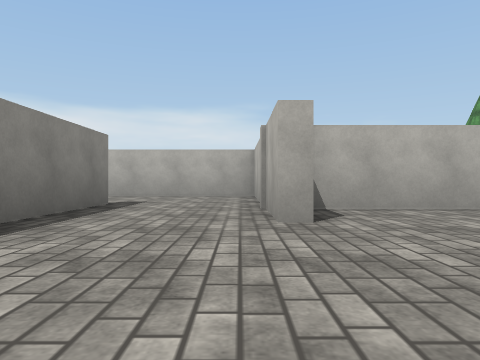
[1] (above)

16 first-person views from a walk through a robot-simulator world made for Webots. The camera is 0.72 m above the floor, looks level and sees 70° across. The floor is counted in squares, 2 m on a side. Each view is taken from the middle of a square. On the plan, view 1 faces up. The plan holds only what a view shows up to about 9 squares ahead; the rest is blank. The place goes on beyond the plan. The robots in the file are not drawn. Webots' stock objects and surfaces are drawn as simple stand-ins. Uneven ground is drawn flat.

[2]
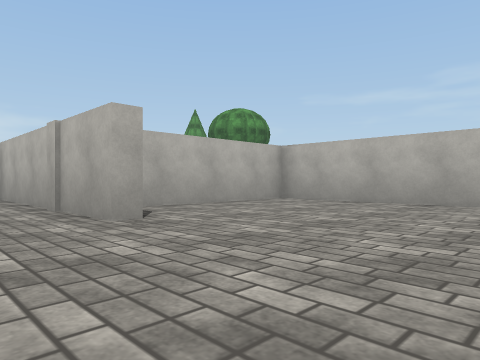

[3]
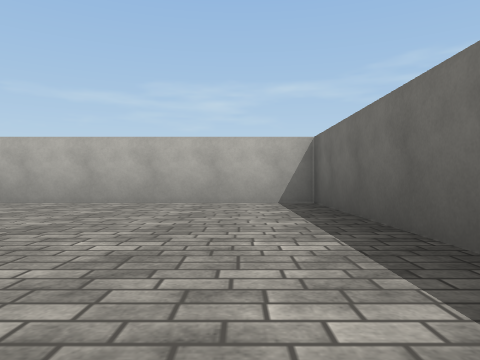

[4]
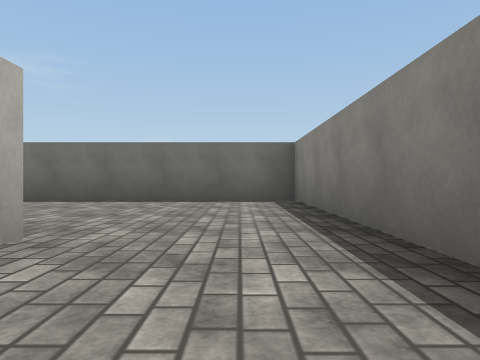

[5]
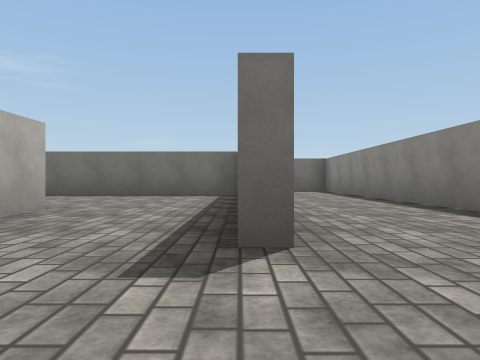

[6]
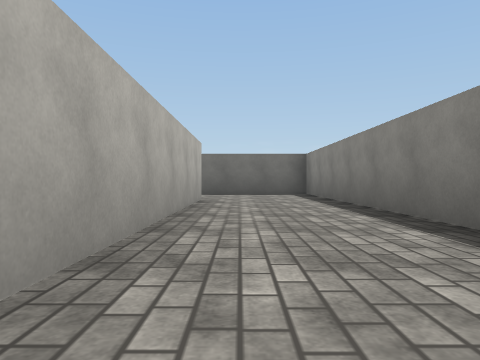

[7]
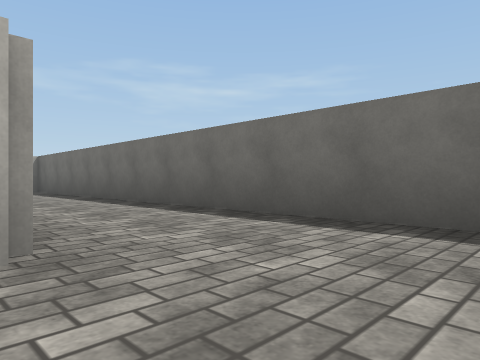

[8]
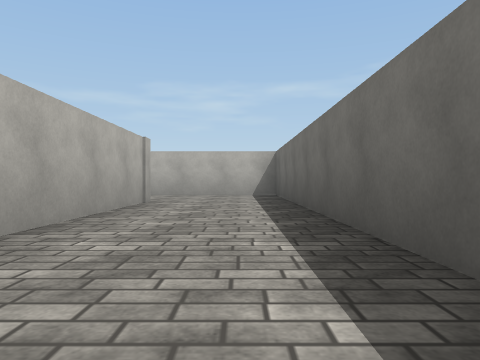

[9]
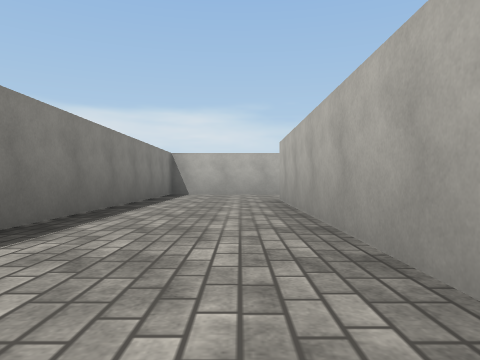

[10]
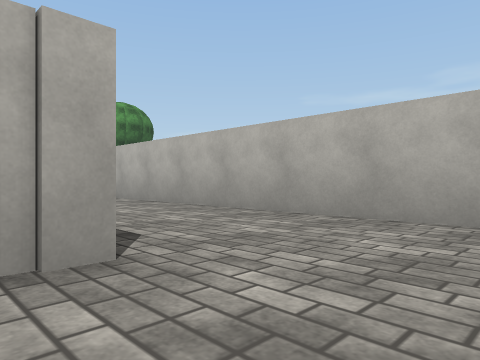

[11]
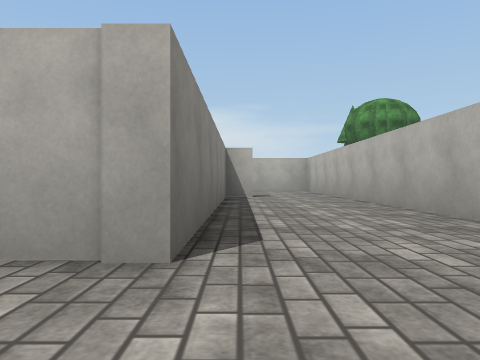

[12]
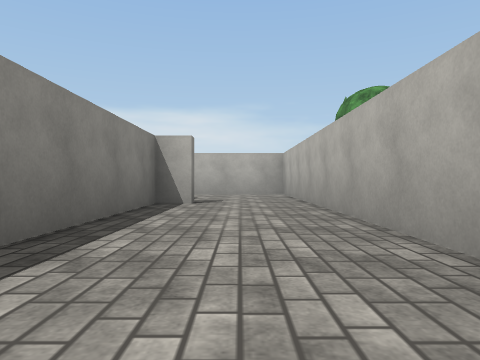

[13]
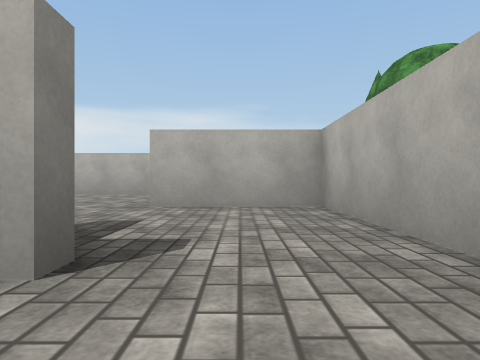

[14]
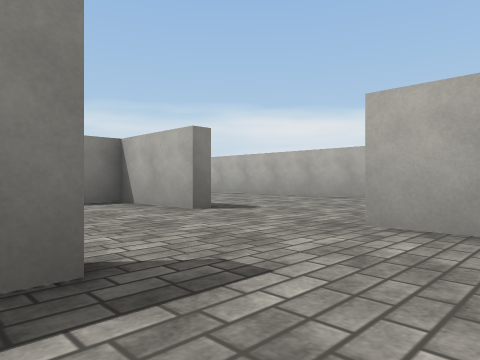

[15]
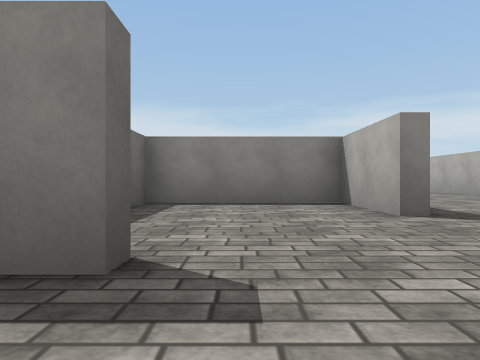

[16]
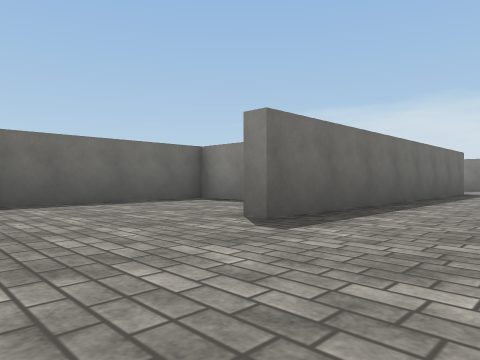

### Floor plan
Points are (right, up) in squares from view 1. A wall is a line through its corners. A room is listed if a view was taken in it or the views show most of it. See-through windows are left out.
Room 1 (views 1, 2, 3, 4, 5)
walls: (0.3, 2.9) (0.3, 7.6) (-2.5, 7.6); (-2.3, 5.2) (-2, 5.2) (-2, -1.2) (4.4, -1.2) (4.4, 4.2) (0.9, 4.2)
ways out: opening at (-2, 6.5) to room 2
Room 2 (views 6, 7, 8, 9, 10, 11, 12, 13, 14, 15)
walls: (-2.3, -1.4) (-2.3, 5.2); (4.7, 4.2) (4.7, -1.5) (1.1, -1.5); (5.3, 4.6) (5.3, 4.2); (4.7, 5.5) (4.7, 5); (-2.5, 7.6) (-4.7, 7.6) (-4.7, -3.9) (7.1, -3.9) (7.1, 7.6) (4.8, 7.6)
ways out: opening at (-2, 6.5) to room 1; opening at (5, 6.5) to room 4
Room 3 (view 16)
walls: (-2, 11.6) (-3, 11.6); (3.8, 11.6) (-0.1, 11.6); (-5, 7.9) (2.6, 7.9)
ways out: opening at (3.5, 8) to room 4
Room 4 (no view inside)
walls: (2.6, 7.9) (2.6, 7.6) (0.6, 7.6) (0.6, 4.5) (4.1, 4.5)
ways out: opening at (5, 6.5) to room 2; opening at (3.5, 8) to room 3

Positions as (right, up) in squares from view 1, and headings:
1: (0, 0), facing up
2: (-1, 0), facing up-right
3: (-1, 0), facing right
4: (-1, 5), facing down
5: (-2, 7), facing down
6: (-3, 5), facing down
7: (-4, -1), facing down-right
8: (-1, -3), facing right
9: (-3, -1), facing up
10: (4, -3), facing up-right
11: (5, -3), facing up
12: (6, -1), facing up
13: (6, 3), facing up
14: (6, 5), facing up-left
15: (6, 6), facing left
16: (5, 10), facing down-left
